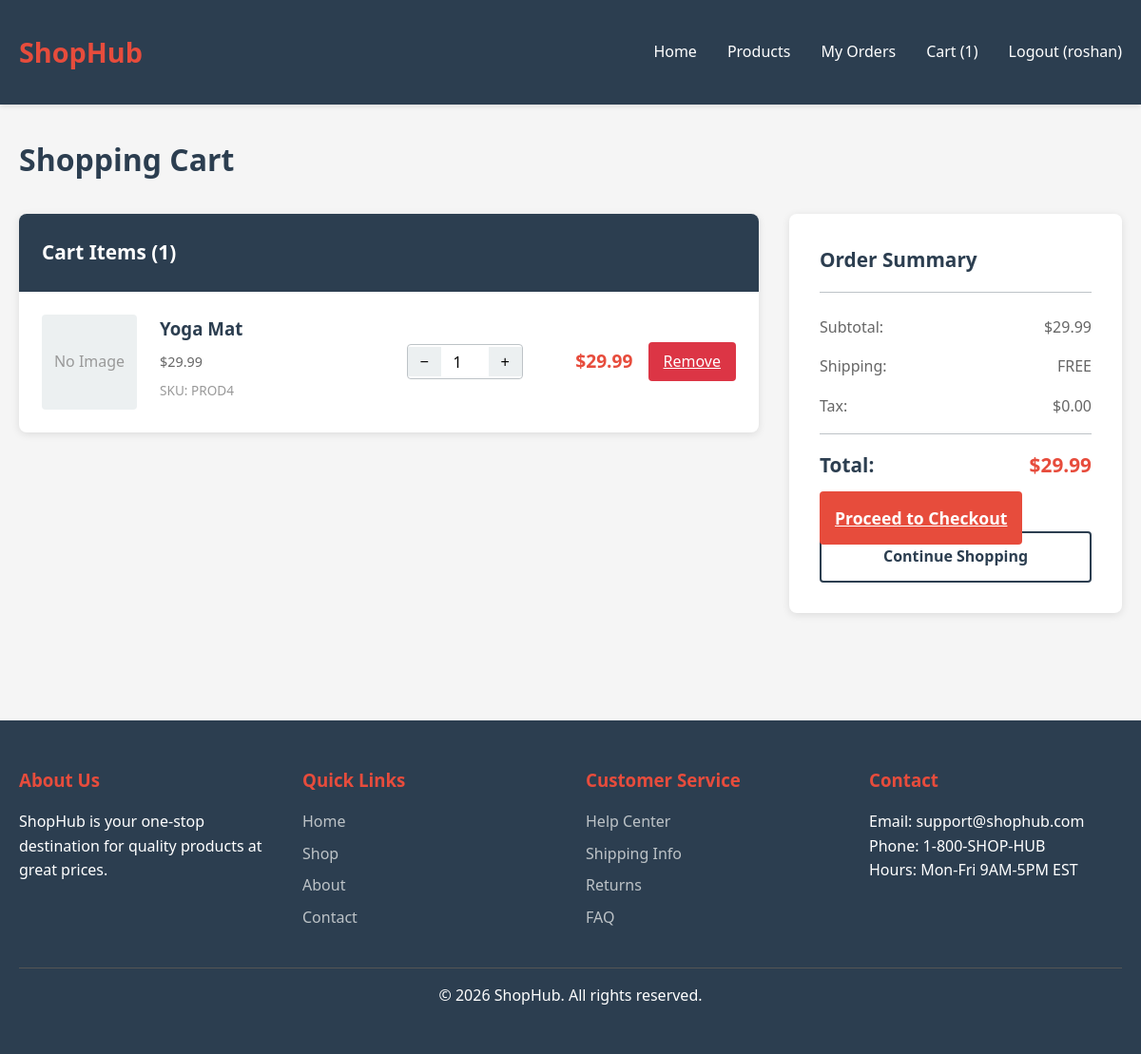
The app's page /cart/ (signed in) with its own data.
### store/models.py (models this page shows, shortened)
class Cart(models.Model):
    user = models.OneToOneField(User, on_delete=models.CASCADE)
    created_at = models.DateTimeField(auto_now_add=True)
    def get_total_price(self):
        return sum(item.get_total_price() for item in self.items.all())

class CartItem(models.Model):
    cart = models.ForeignKey(Cart, on_delete=models.CASCADE, related_name='items')
    product = models.ForeignKey(Product, on_delete=models.CASCADE)
    quantity = models.IntegerField(default=1)
    def get_total_price(self):
        return self.product.price * self.quantity

class Product(models.Model):
    name = models.CharField(max_length=255)
    description = models.TextField()
    price = models.DecimalField(max_digits=10, decimal_places=2)
    category = models.ForeignKey(Category, on_delete=models.CASCADE, related_name='products')
    image = models.ImageField(upload_to='products/', blank=True, null=True)
    stock = models.IntegerField(default=0)
    created_at = models.DateTimeField(auto_now_add=True)

### store/views.py (the view)
# urls.py: path('cart/', views.cart, name='cart'),
@login_required(login_url='login')
def cart(request):
    cart, created = Cart.objects.get_or_create(user=request.user)
    return render(request, 'store/cart.html', {'cart': cart})

### templates/store/cart.html (shortened to what this page needs)
{% extends 'store/base.html' %}
{% block content %}
<h1 class="page-title">Shopping Cart</h1>
<div class="cart-container">
    <div>
        {% if cart.items.all %}
        <div class="cart-items">
            <div class="cart-header">Cart Items ({{ cart.items.count }})</div>
            {% for item in cart.items.all %}
            <div class="cart-item">
                <div class="item-image">
                    {% if item.product.image %}
                        <img src="{{ item.product.image.url }}" alt="{{ item.product.name }}">
                    {% else %}
                        <div style="width: 100%; text-align: center; color: #999;">No Image</div>
                    {% endif %}
                </div>
                <div class="item-details">
                    <h3>{{ item.product.name }}</h3>
                    <p>${{ item.product.price }}</p>
                    <p style="color: #999; font-size: 0.85rem;">SKU: PROD{{ item.product.id }}</p>
                </div>
                <div class="item-actions">
                    <form method="post" action="{% url 'update_cart_item' item.id %}" style="display: flex; gap: 1rem; align-items: center;">
                        <div class="quantity-control">
                            <button type="button" onclick="decreaseQty(this)">−</button>
                            <input type="number" name="quantity" value="{{ item.quantity }}" min="1" max="{{ item.product.stock }}" onchange="this.form.submit()">
                            <button type="button" onclick="increaseQty(this)">+</button>
                        </div>
                        <div class="item-price">${{ item.get_total_price }}</div>
                    </form>
                    <a href="{% url 'remove_from_cart' item.id %}" class="remove-btn">Remove</a>
                </div>
            </div>
            {% endfor %}
        </div>
        {% endif %}
    </div>
    <div class="cart-summary">
        <div class="summary-header">Order Summary</div>
        {% if cart.items.all %}
            <div class="summary-row">
                <span>Subtotal:</span>
                <span>${{ cart.get_total_price }}</span>
            </div>
            <div class="summary-row">
                <span>Shipping:</span>
                <span>FREE</span>
            </div>
            <div class="summary-row">
                <span>Tax:</span>
                <span>$0.00</span>
            </div>
            <div class="summary-row total">
                <span>Total:</span>
                <span>${{ cart.get_total_price }}</span>
            </div>
            <a href="{% url 'checkout' %}" class="checkout-btn">Proceed to Checkout</a>
            <a href="{% url 'product_list' %}" class="continue-shopping">Continue Shopping</a>
        {% else %}
            <div style="color: #666; text-align: center;">
                <p>Your cart is empty</p>
            </div>
        {% endif %}
    </div>
</div>
{% endblock %}

### templates/store/base.html (shortened to what this page needs)
<!DOCTYPE html>
<html lang="en">
<head>
</head>
<body>
    <header>
        <div class="container">
            <nav class="navbar">
                <a href="{% url 'home' %}" class="logo">ShopHub</a>
                <ul class="nav-menu">
                    <li><a href="{% url 'home' %}">Home</a></li>
                    <li><a href="{% url 'product_list' %}">Products</a></li>
                    {% if user.is_authenticated %}
                        <li><a href="{% url 'orders' %}">My Orders</a></li>
                        <li><a href="{% url 'cart' %}">Cart ({{ user.cart.items.count }})</a></li>
                        <li><a href="{% url 'logout' %}">Logout ({{ user.username }})</a></li>
                    {% else %}
                        <li><a href="{% url 'login' %}">Login</a></li>
                        <li><a href="{% url 'register' %}">Register</a></li>
                    {% endif %}
                </ul>
            </nav>
        </div>
    </header>
    <main>
        <div class="container">
            {% block content %}{% endblock %}
        </div>
    </main>
    <footer>
        <div class="container">
            <div class="footer-content">
                <div class="footer-section">
                    <h3>About Us</h3>
                    <p>ShopHub is your one-stop destination for quality products at great prices.</p>
                </div>
                <div class="footer-section">
                    <h3>Quick Links</h3>
                    <ul>
                        <li><a href="{% url 'home' %}">Home</a></li>
                        <li><a href="{% url 'product_list' %}">Shop</a></li>
                        <li><a href="#">About</a></li>
                        <li><a href="#">Contact</a></li>
                    </ul>
                </div>
                <div class="footer-section">
                    <h3>Customer Service</h3>
                    <ul>
                        <li><a href="#">Help Center</a></li>
                        <li><a href="#">Shipping Info</a></li>
                        <li><a href="#">Returns</a></li>
                        <li><a href="#">FAQ</a></li>
                    </ul>
                </div>
                <div class="footer-section">
                    <h3>Contact</h3>
                    <p>Email: support@shophub.com</p>
                    <p>Phone: 1-800-SHOP-HUB</p>
                    <p>Hours: Mon-Fri 9AM-5PM EST</p>
                </div>
            </div>
            <div class="footer-bottom">
                <p>&copy; 2026 ShopHub. All rights reserved.</p>
            </div>
        </div>
    </footer>
</body>
</html>

### templates/store/base.html (style rules this page uses)
* { margin: 0; padding: 0; box-sizing: border-box; }
:root { --primary-color: #2c3e50; --secondary-color: #e74c3c; --accent-color: #3498db; --light-bg: #ecf0f1; --text-color: #333; --border-color: #bdc3c7; }
body { font-family: 'Segoe UI', Tahoma, Geneva, Verdana, sans-serif; color: var(--text-color); background-color: #f5f5f5; line-height: 1.6; }
header { background-color: var(--primary-color); color: white; padding: 1rem 0; box-shadow: 0 2px 5px rgba(0,0,0,0.1); position: sticky; top: 0; z-index: 100; }
.container { max-width: 1200px; margin: 0 auto; padding: 0 20px; }
.navbar { display: flex; justify-content: space-between; align-items: center; padding: 1rem 0; }
.logo { font-size: 1.8rem; font-weight: bold; color: var(--secondary-color); text-decoration: none; }
.nav-menu { display: flex; gap: 2rem; align-items: center; list-style: none; }
.nav-menu a { color: white; text-decoration: none; transition: color 0.3s; }
main { min-height: calc(100vh - 200px); padding: 2rem 0; }
.page-title { font-size: 2rem; margin-bottom: 2rem; color: var(--primary-color); }
footer { background-color: var(--primary-color); color: white; padding: 3rem 0; margin-top: 3rem; }
.footer-content { display: grid; grid-template-columns: repeat(auto-fit, minmax(250px, 1fr)); gap: 2rem; margin-bottom: 2rem; }
.footer-section h3 { margin-bottom: 1rem; color: var(--secondary-color); }
.footer-section ul { list-style: none; }
.footer-section ul li { margin-bottom: 0.5rem; }
.footer-section a { color: #bdc3c7; text-decoration: none; transition: color 0.3s; }
.footer-bottom { border-top: 1px solid #555; padding-top: 1rem; text-align: center; }
input[type="text"], input[type="email"], input[type="password"], input[type="number"], select, textarea { width: 100%; padding: 0.75rem; border: 1px solid var(--border-color); border-radius: 4px; font-family: inherit; font-size: 1rem; }

### records on screen
Cart: items.count "1", get_total_price "29.99"
CartItem: shows "No Image", product.name "Yoga Mat", product.price "29.99", product.id "4", quantity "1", get_total_price "29.99"

### other values on screen
{{ user.cart.items.count }} "1"
{{ user.username }} "roshan"
